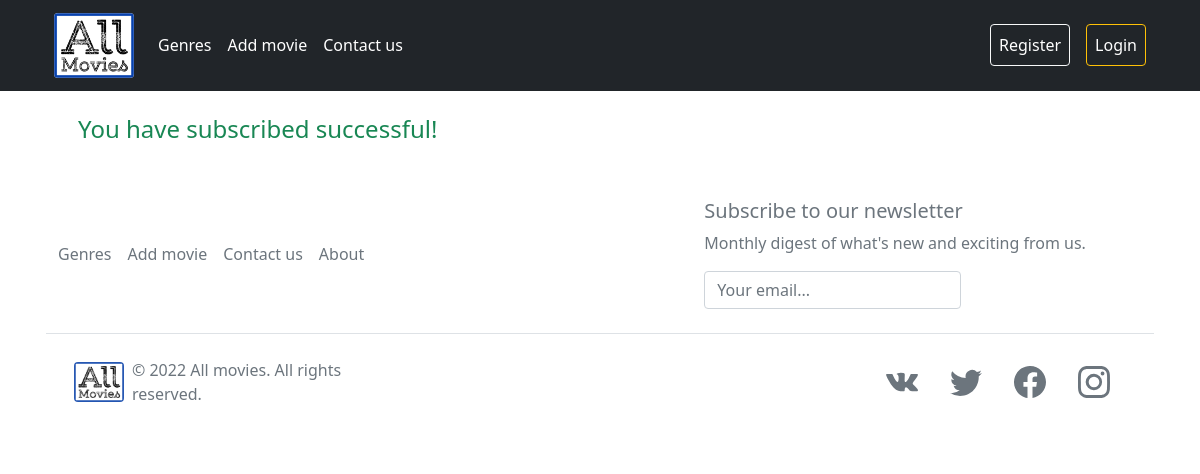
The app's page /subscribe/ with its own data.
### movie_app/models.py (models this page shows)
class MenuItem(models.Model):
    title = models.CharField(max_length=128)
    slug = models.SlugField(max_length=155, unique=True, verbose_name='URL')
    position = models.PositiveIntegerField(default=auto_incrementor,)
    def __str__(self):
        return str(self.title)
    class Meta:
        ordering = ('position',)
        verbose_name = 'Menu item'
        verbose_name_plural = 'Menu items'

### movie_app/views.py (the view)
# urls.py: path('subscribe/', SubscribeView.as_view(), name='subscribe'),
class SubscribeView(CreateView):
    form_class = SubscribeForm
    model = Subscribe
    success_url = reverse_lazy('movie_app:subscribe')
    template_name = 'movie_app/subscribe_done.html'
    def get_context_data(self, *, object_list=None, **kwargs):
        context = super().get_context_data(**kwargs)
        context['title'] = titles['subscribe']
        return context

### movie_app/forms.py (shortened to what this page needs)
class SubscribeForm(forms.ModelForm):
    def __init__(self, *args, **kwargs):
        super().__init__(*args, **kwargs)
        self.helper = FormHelper()
    class Meta:
        model = Subscribe
        fields = ['email']
        widgets = {
            'email': forms.TextInput(attrs={'class': 'form-control',
                                            'id': 'newsletter',
                                            'onchange': 'this.form.submit()',
                                            'placeholder': 'Your email...'})
        }
        labels = {
            'email': ''
        }

### movie_app/templatetags/movies_app_tags.py (called while the page is built)
@register.simple_tag
def concat_all(*args):
    return ''.join(map(str, args))

@register.inclusion_tag('includes/movie_app/navbar.html', takes_context=True)
def show_top_menu(context):
    context['menu_items'] = MenuItem.objects.all()
    return context

@register.inclusion_tag('includes/movie_app/subscribe.html')
def subscribe_form():
    return {'subscribe_form': SubscribeForm}

### movie_app/templates/movie_app/subscribe_done.html (shortened to what this page needs)
{% extends 'movie_app/base.html' %}
{% block content %}
    {% if not form.errors %}
        <div class="m-4 row">
            <h4 class="text-success">
                You have subscribed successful!
            </h4>
        </div>
    {% endif %}
{% endblock %}

### movie_app/templates/includes/movie_app/navbar.html (shortened to what this page needs)
{% load static %}
{% load movies_app_tags %}
<div class="row">
    <div class="col">
        <nav class="navbar navbar-expand-md navbar navbar-dark bg-dark">
            <div class="container">
                <a class="navbar-brand" href="{% url 'movie_app:main' %}"
                   title="Main page">
                    <img class="bg-white border-dark rounded-2"
                         src="{% static 'movie_app/img/brand-logo.png' %}"
                         alt="All movies logo"
                         width="80px">
                </a>
                <div class="collapse navbar-collapse justify-content-between" id="navbarNav">
                    <ul class="navbar-nav ml-auto">
                        {% for item in menu_items %}
                            {% if not forloop.last %}
                                <li class="nav-item">
                                    {% concat_all 'movie_app:' item.slug as item_url %}
                                    <a class="nav-link text-white" href="{% url item_url %}" title="{{ item.title }}">
                                        {{ item.title }}
                                    </a>
                                </li>
                            {% endif %}
                        {% endfor %}
                    </ul>
                    <ul class="navbar-nav mr-auto">
                        {% if not request.user.is_authenticated %}
                            <li class="nav-item">
                                <a class="nav-link register btn btn-outline-light text-white"
                                   href="{% url 'movie_app:register' %}"
                                   title="Register">
                                    Register
                                </a>
                            </li>
                            <li class="nav-item">
                                <a class="nav-link"></a>
                            </li>
                            <li class="nav-item">
                                <a class="nav-link login btn btn-outline-warning text-white"
                                   href="{% url 'movie_app:login' %}"
                                   title="Login">
                                    Login
                                </a>
                            </li>
                        {% endif %}
                    </ul>
                </div>
            </div>
        </nav>
    </div>
</div>

### movie_app/templates/includes/movie_app/footer.html
{% load static %}
{% load movies_app_tags %}
<div class="container">
    <footer class="p-3 my-4 bg-white">
        <div class="row d-flex flex-wrap justify-content-between align-items-center
        mt-2 mb-4 text-muted">
            <div class="col-6">
                <ul class="nav flex-row">
                    {% for item in menu_items %}
                        {% concat_all 'movie_app:' item.slug as item_url %}
                        <li class="nav-item me-3">
                            <a href="{% url item_url %}" class="nav-link p-0 text-muted">{{ item }}</a>
                        </li>
                    {% endfor %}
                </ul>
            </div>
            <div class="col-5">
                {% subscribe_form %}
            </div>
        </div>
        <div class="row p-3 d-flex flex-wrap justify-content-between
        align-items-center border-top">
            <div class="col-md-4 d-flex align-items-center">
                <a href="/" class="mb-3 me-2 mb-md-0 text-decoration-none lh-1">
                    <img class="bg-white border-white rounded-2"
                         src="{% static 'movie_app/img/brand-logo.png' %}"
                         alt="All movies logo"
                         width="50px">
                </a>
                <span class="text-muted">&copy; 2022 All movies. All rights reserved.</span>
            </div>
            <ul class="nav col-md-4 justify-content-end list-unstyled d-flex">
                {% include 'includes/movie_app/social_share.html' %}
            </ul>
        </div>
    </footer>
</div>

### records on screen
MenuItem: title "Genres"
MenuItem: title "Add movie"
MenuItem: title "Contact us"
MenuItem: title "About"
